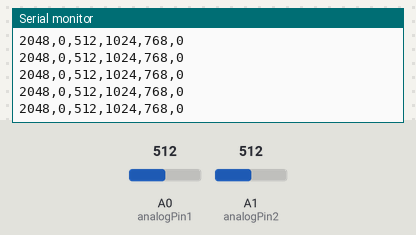
Simulated run of this sketch. Board: Arduino Uno, built with avr-gcc and run on an emulated ATmega328P. Shown: the last lines printed to the serial monitor. The test bench sets the inputs (shaded band); at power-on: A1 (analogPin2) = 512, A0 (analogPin1) = 512.

Above: at 1.2 s.
1.3 s: A1 (analogPin2) set to 530
At 2.4 s:
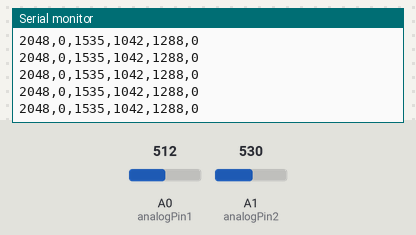
7.3 s: A0 (analogPin1) set to 504
At 8.3 s:
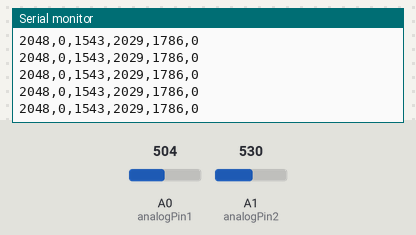
8.8 s: A0 (analogPin1) set to 1023
At 9.4 s:
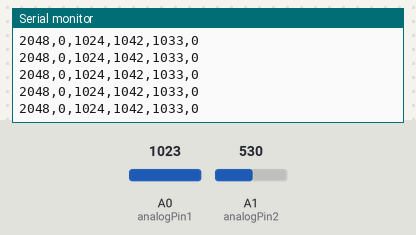
11.8 s: A0 (analogPin1) set to 1003
At 12.6 s:
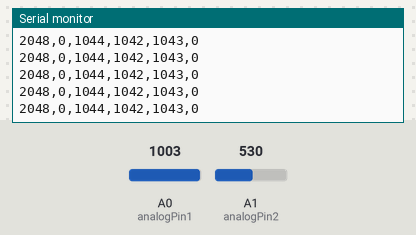
Timing chart, 0 to 14.8 s (numbered marks = the images above; inputs shaded):
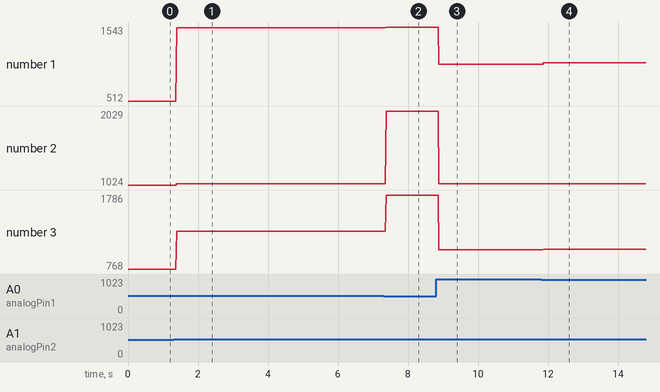

The sketch:

RotPot_MidiTest.ino
```cpp
int analogPin1 = A0;
int analogPin2 = A1;

long int val1;
long int val2;

long int corrected_val1;
long int corrected_val2;

long int output;
long int prev_output = 0;
long int difference;

void setup() {
  // put your setup code here, to run once:
  Serial.begin(9600);
}

void loop() {
  // put your main code here, to run repeatedly:

  // read analog values from both resistors
  val1 = analogRead(analogPin1);
  val2 = analogRead(analogPin2);

  // Invert the negative slope on each
  if (val2 > 0b1000000000) {
    corrected_val1 = 0b11111111111 - val1;
  } else {
    corrected_val1 = val1;
  }

  if (val1 < 0b1000000000) {
    corrected_val2 = 0b11111111111 - val2 + 0b1000000000;
  } else {
    corrected_val2 = val2 + 0b1000000000;
  }

  if ((corrected_val2 - corrected_val1) > 0b1000000000) {
    corrected_val2 = corrected_val2 - 0b11111111111;
  }

  output = (corrected_val1 + corrected_val2) / 2;

  Serial.print(2048);
  Serial.print(",");
  Serial.print(0);
  Serial.print(",");
  Serial.print(corrected_val1);
  Serial.print(",");
  Serial.print(corrected_val2);
  Serial.print(",");
  Serial.print(output);

  Serial.print(",");
  difference = prev_output - output;
  if (difference > 1024) {
    difference = difference - 0b11111111111;
  } else if (difference < -1024) {
    difference = difference + 0b11111111111;
  }

  Serial.println(difference);


  prev_output = output;

}
```

Measured:
- after the input at 1.3 s, the serial monitor: prints a new line after 0.09 s (image 1)
- after the input at 7.3 s, the serial monitor: prints a new line after 0.07 s (image 2)
- after the input at 8.8 s, the serial monitor: prints a new line after 0.09 s (image 3)
- after the input at 11.8 s, the serial monitor: prints a new line after 0.08 s (image 4)
- plotted number 1: 512 → 1535 after the input at 1.3 s, 1535 → 1543 after the input at 7.3 s, 1543 → 1024 after the input at 8.8 s, 1024 → 1044 after the input at 11.8 s
- plotted number 2: 1024 → 1042 after the input at 1.3 s, 1042 → 2029 after the input at 7.3 s
- plotted number 3: 768 → 1288 after the input at 1.3 s, 1288 → 1786 after the input at 7.3 s, 1786 → 1033 after the input at 8.8 s, 1033 → 1043 after the input at 11.8 s
